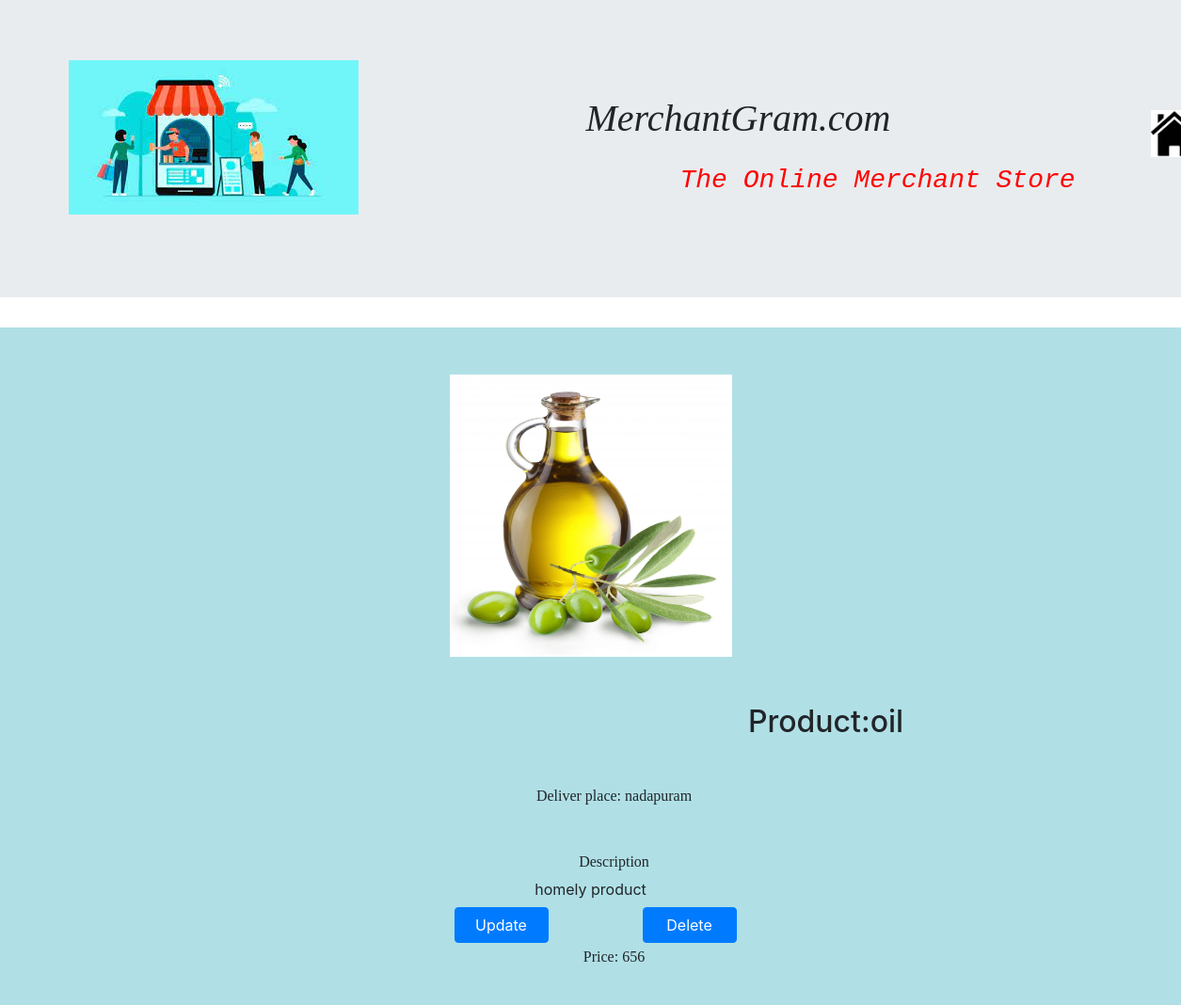
/ProductDetails/1, run on the app's committed database.
### merchantapp/models.py (models this page shows, shortened)
class Product(models.Model):
    product_name=models.CharField(max_length=50)
    image=models.ImageField(null=True)
    description=models.TextField(blank=True,null=True)
    Delivery_place=models.CharField(max_length=50)
    price=models.CharField(max_length=50)
    merchant_username= models.CharField(max_length=50,blank=True,null=True)

### merchantapp/views.py (the view)
# urls.py: path('ProductDetails/<int:id>',views.ProductDetails,name='ProductDetails'),
def ProductDetails(request,id):
    c=Product.objects.get(pk=id)
    return render(request,'product_details.html',{'context_object':c})

### merchantapp/templates/product_details.html (shortened to what this page needs)
{% extends 'base.html' %}
{% load static %}
{% block content %}
{% include 'admin_header.html' %}
<section id="details" style="background: powderblue;width: 100%;height: 720px">
    <div class="container">
        <div class="row mt-3">
            <div class="col text-center">
                <img src="{{context_object.image.url}}" width="300px" height="300px" style="margin-top: 50px">
                <h2 style="margin-top: 50px">Product:{{context_object.product_name}}</h2>
                <h6>Deliver place: {{context_object.Delivery_place}}</h6>
               <span><h6>Description</h6><P>{{context_object.description}}</P></span>
                <h6>Price: {{context_object.price}}</h6>
            </div>
            <div class="row mt-3" style="height: 100px">
                <a class="btn btn-primary" href="{% url 'Product_delete' context_object.id %}"style="margin-top:600px;margin-left: -530px;width: 100px; ">Delete</a>
                <a class="btn btn-primary" href="{% url 'Product_update' context_object.id %}" style="margin-top:600px;margin-left: -300px ;width: 100px;">Update</a>
            </div>
        </div>
    </div>
</section>
{% endblock %}

### merchantapp/static/css/merchanthome.css (style rules this page uses)
h2 { margin-top: 100px; margin-left: -300px; }
h6 { margin-left: 50px; margin-top: 50px; font-family: "Cooper Black" }
h2 { margin-left: 500px; }

### data on the page
Product: image (picture), product_name "oil", Delivery_place "nadapuram", description "homely product", price "656"
